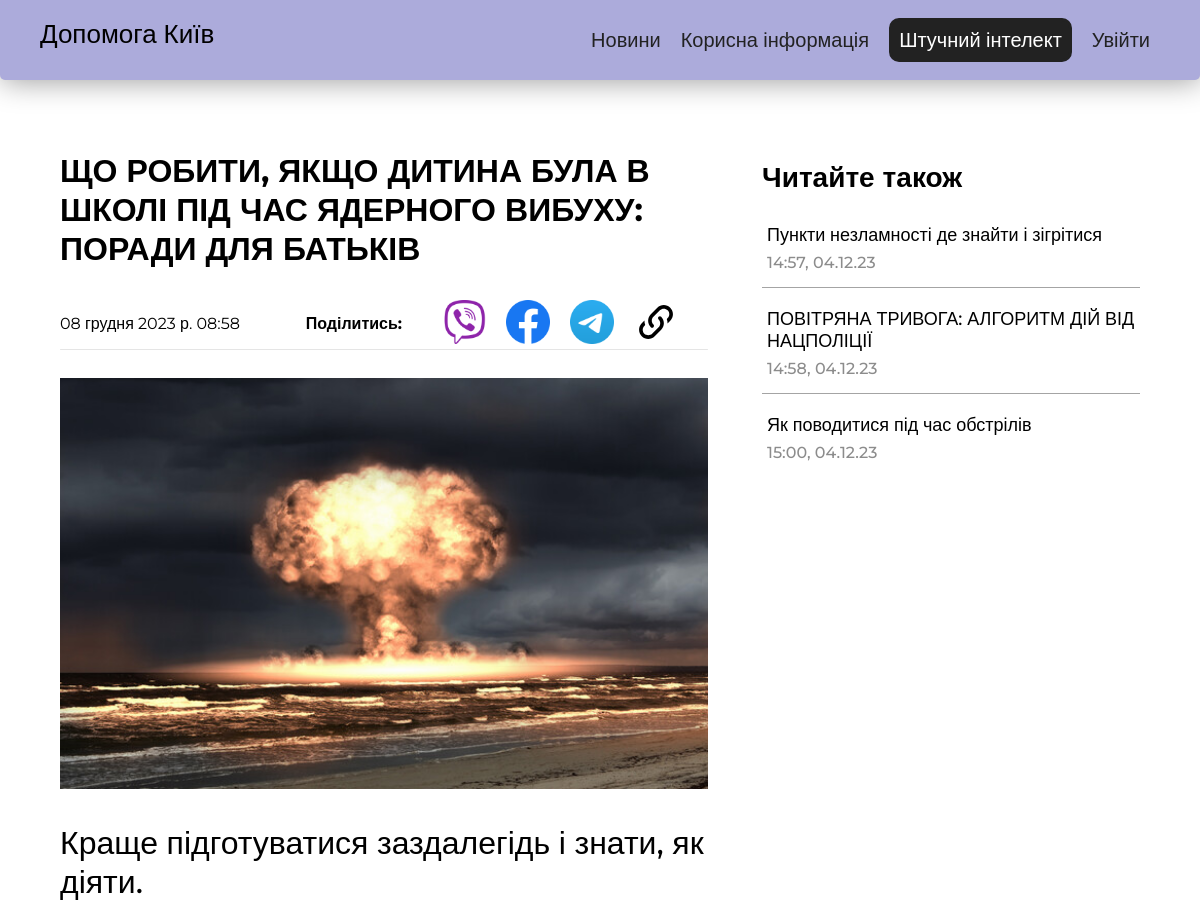
The page /articles/8 (upper part) on the database as committed earlier.
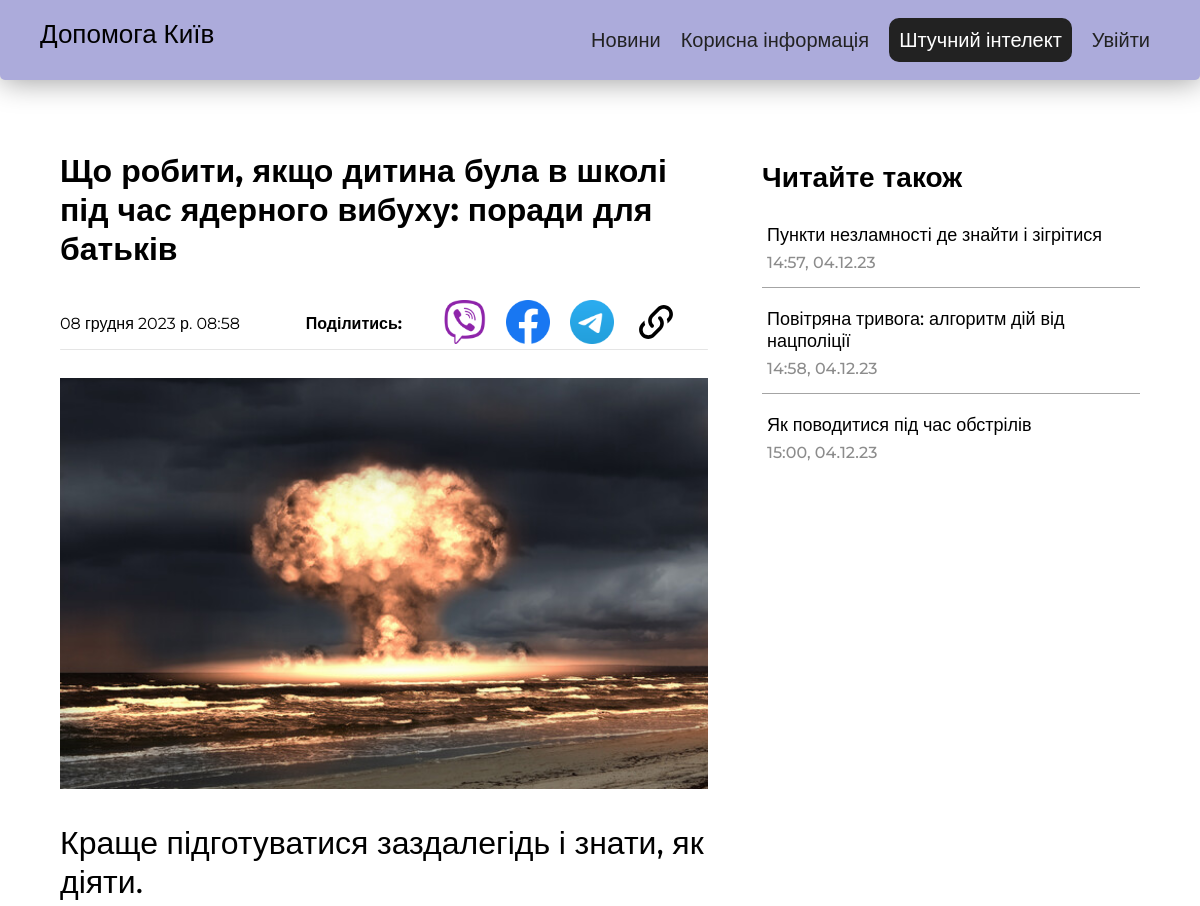
The same page on the database as committed later.
### main/models.py (models this page shows, shortened)
class Articles(models.Model):
    author = models.ForeignKey(User, on_delete=models.DO_NOTHING)
    name = models.CharField('Назва', max_length=150)
    content = models.TextField('Зміст')
    icon = models.ImageField('Картинка', upload_to = 'main/static/main/ArticleImgs/')
    date = models.DateTimeField("Дата публікації", auto_now_add=True)
    class Meta:
        verbose_name = 'Стаття'
        verbose_name_plural = 'Статті'

### main/views.py (the view)
# urls.py: path('articles/<int:pk>', views.ArticleDetailView.as_view(), name='articles-detail'),
class ArticleDetailView(DetailView):
    model = Articles
    template_name = 'main/article.html'
    context_object_name = 'article'
    def get_context_data(self, **kwargs):
        context = super().get_context_data(**kwargs)
        context["allArticles"] = Articles.objects.all()
        return context

### main/templates/main/article.html (shortened to what this page needs)
{% extends 'main/layout.html' %}
{% load static %}
{% block head %}
    <link rel="stylesheet" href="{% static 'main/css/article.css' %}">
{% endblock %}
{% block content %}
<div class="wrapper">
    <div class="content_sep">
        <div class="info_wrapper">
            <div class="info_header">
                <h1 class="info_title">{{ article.name }}</h1>
                <div class="info_header_sep">
                    <div class="info_date">{{ article.date }}</div>
                    <div class="info_share">
                        <span>Поділитись: </span>
                        <div class="share_buttons">
                            <a class="icon_share" id="share_viber"><img src="{% static 'main/icons/viber.png' %}" alt=""></a>
                            <a class="icon_share" id="share_facebook"><img src="{% static 'main/icons/facebook.png' %}" alt=""></a>
                            <a class="icon_share" id="share_telegram"><img src="{% static 'main/icons/telegram.png' %}" alt=""></a>
                            <a class="icon_share" id="copy_link"><img src="{% static 'main/icons/link.svg' %}" alt=""></a>
                        </div>
                    </div>
                </div>
            </div>
            <img src="{{ article.icon.url }}" class="info_img" alt="">
            <div class="info_content">
                {% autoescape off %}{{ article.content|linebreaksbr }}{% endautoescape %}
            </div>
        </div>
        <div class="sidebar">
            <div class="sidebar_title">
                Читайте також
            </div>
            {% for articleR in allArticles %}
            {% if articleR.name != article.name %}
                <a href="{% url 'articles-detail' articleR.id %}" class="sidebar_item">
                        <div class="sidebar_item_title">{{ articleR.name }}</div>
                        <div class="sidebar_item_info">
                            <div class="sidebar_item_date">{{ articleR.date|date:'H:i, d.m.y' }}</div>
                        </div>
                </a>
            {% endif %}
            {% endfor %}
        </div>
    </div>
</div>
{% endblock %}

Rows that differ between the two databases and show on the page:
changed Articles "Краще підготуватися заздалегідь і знати, як діяти.": name "ЩО РОБИТИ, ЯКЩО ДИТИНА БУЛА В ШКОЛІ ПІД ЧАС ЯДЕРНОГО ВИБУХУ: ПОРАДИ ДЛЯ БАТЬКІВ" → "Що робити, якщо дитина була в школі під час ядерного вибуху: поради для батьків"
changed Articles: name "ПОВІТРЯНА ТРИВОГА: АЛГОРИТМ ДІЙ ВІД НАЦПОЛІЦІЇ" → "Повітряна тривога: алгоритм дій від нацполіції"
